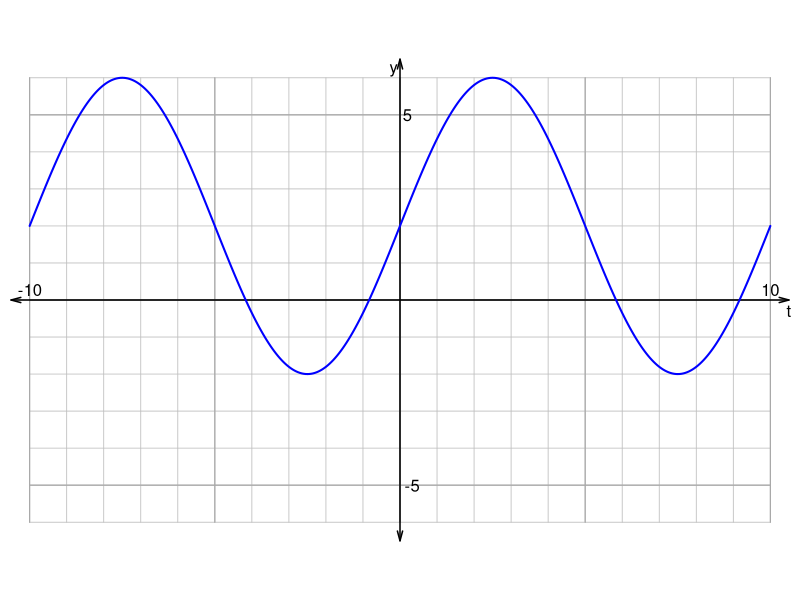

Write the R code that produced this figure.
## ---- chunk 1
# F-TF.B.5. Choose trigonometric functions to model periodic phenomena with specified amplitude, frequency, and midline.
P = sample(c(4,6,8,10),1)
A = sample(c(2,3,4),1)*sample(c(-1,1),1)
D = sample(c(-2,-1,1,2),1)
gch = c("sin","cos")
cs = sample(c("cos","sin"))
x = seq(-10,10,0.05)
if(cs[1]=="cos"){
    y = A*cos(2*pi/P*x)+D
    st = paste0("y=",A,"\\cos\\left(\\frac{\\pi}{",round(P/2),"}t\\right)+",D)
    st = gsub("+-","-",st,fixed=T)
}
if(cs[1]=="sin"){
    y = A*sin(2*pi/P*x)+D
    st = paste0("y=",A,"\\sin\\left(\\frac{\\pi}{",round(P/2),"}t\\right)+",D)
    st = gsub("+-","-",st,fixed=T)
}
B = 2*pi/P
f = 1/P
g = cs[1]

achA = c(-4,-3,-2,-1,0,1,2,3,4)
alA = paste0("* ",achA,collapse="\n")
solA = paste0(1*(achA==A),collapse="")

achg = gch
alg = paste0("* ",achg,collapse="\n")
solg = paste0(1*(achg==g),collapse="")

achP = 2:12
alP = paste0("* ",achP,collapse="\n")
solP = paste0(1*(achP==P),collapse="")

achD = c(-3,-2,-1,0,1,2,3)
alD = paste0("* ",achD,collapse="\n")
solD = paste0(1*(achD==D),collapse="")

statements = c(paste0("The amplitude is ",abs(A)," meters."),
               paste0("The period is ",P," seconds."),
               paste0("The midline is at ",D," meters."))

x = seq(-10,10,0.05)
if(g=="sin" && A>0){
    s4 = "At $t=0$, the mass is at the midline with an upwards velocity."
    y = A*sin(2*pi*f*x)+D
}
if(g=="sin" && A<0){
    s4 = "At $t=0$, the mass is at the midline with an downwards velocity."
    y = A*sin(2*pi*f*x)+D
}
if(g=="cos" && A>0){
    s4 = "At $t=0$, the mass is at the maximum height."
    y = A*cos(2*pi*f*x)+D
}
if(g=="cos" && A<0){
    s4 = "At $t=0$, the mass is at the minimum height."
    y = A*cos(2*pi*f*x)+D
}

st = sample(statements)
st = paste0(1:3,". ",st,collapse="\n")


Dstr = paste0("+",D)
if(D<0){
    Dstr = paste0(D)
}


## ---- chunk 2
par(mar=c(0,0,0,0))
plot(0,0,"n",axes=F,ann=F,xlim=c(-10,10),ylim=c(-6,6),asp=1)
for(xx in seq(-10,10,1)){
    lines(c(xx,xx),c(-6,6),col="grey",lwd=0.8)    
}
for(yy in seq(-6,6,1)){
    lines(c(-10,10),c(yy,yy),col="grey",lwd=0.8)    
}
for(xx in seq(-10,10,5)){
    lines(c(xx,xx),c(-6,6),col="darkgrey",lwd=1.2)    
}
for(yy in seq(-5,5,5)){
    lines(c(-10,10),c(yy,yy),col="darkgrey",lwd=1.2)    
}
arrows(-10.5,0,10.5,0,0.1,15,3,lwd=1.5)
arrows(0,-6.5,0,6.5,0.1,15,3,lwd=1.5)
text(10.5,0,"t",adj=c(0.5,1.3))
text(10,0,"10",adj=c(0.5,-0.3))
text(-10,0,"-10",adj=c(0.5,-0.3))
text(0,6.3,"y",adj=c(1.3,0.5))
text(0,5,"5",adj=c(-0.3,0.5))
text(0,-5,"-5",adj=c(-0.3,0.5))

lines(x,y,col="blue",lwd=2)
